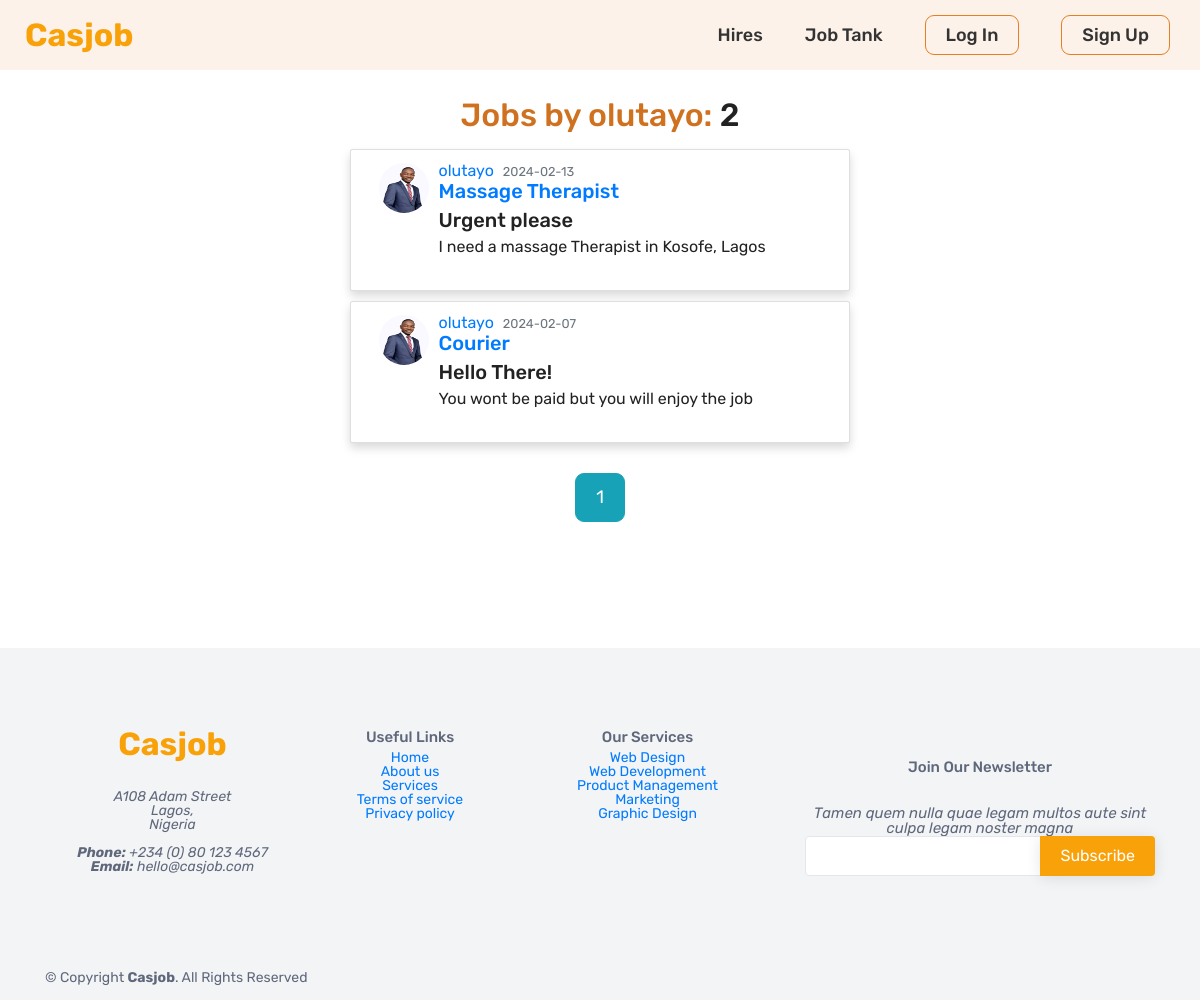
Screenshot of /user/olutayo with the database file from the repository.
### casjob/models.py (models this page shows, shortened)
class User(db.Model, UserMixin):
    id = db.Column(db.Integer, primary_key=True)
    firstname = db.Column(db.String(20), unique=False, nullable=True)
    lastname = db.Column(db.String(20), unique=False, nullable=True)
    username = db.Column(db.String(20), unique=True, nullable=False)
    phone_number = db.Column(db.String(20), unique=True, nullable=True)
    email = db.Column(db.String(120), unique=True, nullable=False)
    skill_type = db.Column(db.String(50), nullable=True)
    bio = db.Column(db.String(300), nullable=True)
    image_file = db.Column(db.String(20), nullable=False, default='default.jpg')
    password = db.Column(db.String(60), nullable=False)
    years_of_experience = db.Column(db.Integer)
    posts = db.relationship('Post', backref='author', lazy=True)
    applications = db.relationship('JobApplication', backref='applicant', lazy=True)

class Post(db.Model):
    id = db.Column(db.Integer, primary_key=True)
    title = db.Column(db.String(100), nullable=False)
    date_posted = db.Column(db.DateTime, nullable=False, default=datetime.utcnow)
    skill_type = db.Column(db.String(50), nullable=False)
    job_description = db.Column(db.Text, nullable=False)
    user_id = db.Column(db.Integer, db.ForeignKey('user.id'))

### casjob/routes.py (the view)
@app.route('/user/<username>')
def user_job_posts(username):
    page = request.args.get('page', 1, type=int)
    user = User.query.filter_by(username=username).first_or_404()
    posts = Post.query.filter_by(author=user).order_by(Post.date_posted.desc()).paginate(page=page, per_page=5)
    return render_template('user_job_posts.html', posts=posts, user=user)

### casjob/Templates/user_job_posts.html
{% extends "base.html" %} {% block content %}
<section class="user-posts">
  <h2 class="user-post-heading mb-4 text-center">
    Jobs by {{ user.username }}: <span>{{ posts.total }}</span>
  </h2>
  {% for post in posts.items %}
  <article class="shadow card mb-3 col-10 col-md-5 mx-auto">
    <div class="card-body">
      <div class="media mb-3">
        <img
          src="{{ url_for('static', filename='profile_pics/' + post.author.image_file)}}"
          class="rounded-circle"
          width="50"
          height="50"
          alt="{{ post.author.username }}"
        />
        <div class="media-body ml-3">
          <div class="article-metadata">
            <a
              class="mr-2"
              href="{{ url_for('user_job_posts', username=post.author.username) }}"
              >{{ post.author.username }}</a
            >
            <small class="text-muted"
              >{{ post.date_posted.strftime('%Y-%m-%d') }}</small
            >
          </div>
          <h2>
            <a
              class="article-title"
              href="{{ url_for('post', post_id=post.id)}}"
              >{{ post.skill_type }}</a
            >
          </h2>
          <h4 class="article-title">{{ post.title }}</h4>
          <p class="article-content">{{ post.job_description }}</p>
        </div>
      </div>
    </div>
  </article>
  {% endfor %}
  <div class="pages-box row justify-content-center align-items-center my-5">
    {% for page_num in posts.iter_pages(left_edge=1, right_edge=1,
    left_current=1, right_current=2) %} {% if page_num %} {% if posts.page ==
    page_num %}
    <a
      class="btn btn-info pages-link"
      href="{{ url_for('user_job_posts', username=user.username, page=page_num) }}"
      >{{ page_num }}</a
    >
    {% else %}
    <a
      class="btn btn-outline-info pages-link"
      href="{{ url_for('user_job_posts', username=user.username, page=page_num) }}"
      >{{ page_num }}</a
    >
    {% endif %} {% else %} ... {% endif %} {% endfor %}
  </div>
</section>
{% endblock content %}

### casjob/static/styles.css (style rules this page uses)
* { margin: 0; padding: 0; box-sizing: border-box; }
html { font-size: 62.5%; }
body { font-family: "Rubik", sans-serif; line-height: 1; font-weight: 400; color: #555; }
.btn { font-size: 1.8rem; border-radius: 9px; }
.pages-box { gap: 2rem; }
.pages-link { padding: 1rem 2rem; }
.article-metadata { font-size: 1.6rem; }
.article-title { font-size: 2rem; }
.article-content { font-size: 1.6rem; line-height: 1.3; }
.user-posts { padding: 3.2rem 0; color: #222; }
.user-post-heading { font-size: 3.2rem; font-weight: 500; color: #cf711f; }
.user-post-heading span { color: #222; }

### rows the page displays
User: username "olutayo"
Post: image_file (picture), author.username "olutayo", date_posted "2024-02-13", skill_type "Massage Therapist", title "Urgent please", job_description "I need a massage Therapist in Kosofe, Lagos"
Post: image_file (picture), author.username "olutayo", date_posted "2024-02-07", skill_type "Courier", title "Hello There!", job_description "You wont be paid but you will enjoy the job"

### other values shown
{{ posts.total }} "2"
{{ page_num }} "1"
